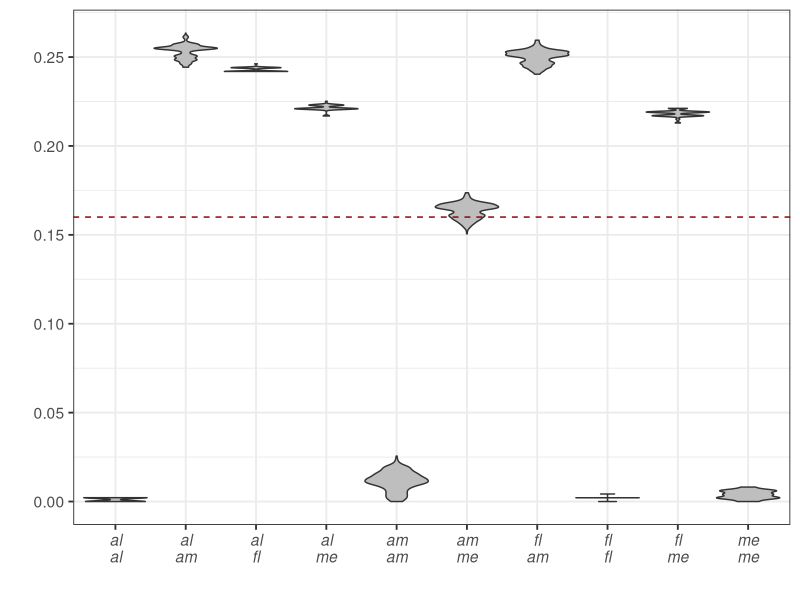
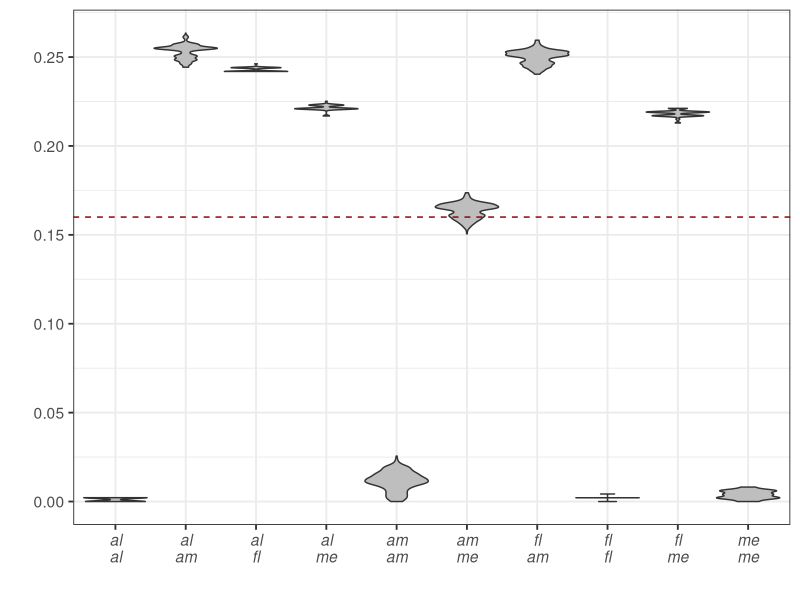

R code for these plots, in order:
## Packages used
# ## for networks (first row of panels)
# library(phangorn) ## required for tanggle to read networks
# library(tanggle) ## plot networks
# library(dplyr) ## for table rearrangement
# #library(ggpubr) ## to combine plots
# library(cowplot) ## kinda works better to combine plots
# library(ggrastr) ## to rasterize points and reduce svg size!
## for diversity metrics (second row of panels)
library(reshape2) ## for melt
library(matrixcalc) #triangular matrix for lower.triangle
library(ggplot2)

  ## read matrix and make it triangular
  table <- read.csv("omm.patristic.ed.csv", row.names = 1)
  table <- lower.triangle(as.matrix(table))
  print(max(table))
  ## put  back zeroes
  table[is.na(table)] <- 0
  table <- as.matrix(table)
  ## print max value for information
  print(max(table))
  ## melt to long format
  table_long <- melt(table)
  ## retain only meaningful values (no self-comparisons)
  table_long <- table_long[table_long$value > 0, ]
  ## get first and second letters
  table_long$first <- unlist(sapply(strsplit(x = as.character(table_long$Var1), split = "_"), FUN = function(x) {x[3]}))
  table_long$second <- unlist(sapply(strsplit(x = as.character(table_long$Var2), split = "_"), FUN = function(x) {x[3]}))
  print(head(table_long$first))
  ## group = biological species
  ## assembl labels for the x axis (two-line and SW == WS etc)
  table_long$group <- paste(substr(table_long$first, 1, 2), substr(table_long$second, 1, 2), sep = "\n")
  
  table_long$group[table_long$group == "fl\nal"] <- "al\nfl"
  table_long$group[table_long$group == "am\nal"] <- "al\nam"
  table_long$group[table_long$group == "me\nal"] <- "al\nme"
  table_long$group[table_long$group == "am\nfl"] <- "fl\nam"
  table_long$group[table_long$group == "me\nfl"] <- "fl\nme"
  table_long$group[table_long$group == "me\nam"] <- "am\nme"
  
  ## let's make sure we don't run the same comparisons twice
  print(paste("number of comparisons", nrow(table_long))) 
  ## get statistics
  message("min values")
  print(tapply(table_long$value, table_long$group, min))
  message("median values")
  print(tapply(table_long$value, table_long$group, median))
  message("max values")
  print(tapply(table_long$value, table_long$group, max))
  
  ## now to plotting
  ggplot(table_long, aes(x=group, y=value)) +
    #stat_summary(fun=median, geom="crossbar", linewidth=.25, color="blue") + 
    #geom_jitter(size=0.5, alpha=0.1, width=.25) + ## optinal: points
    ## decided on violins
    ## area proportional to # of observations and width to make larger
    geom_violin(fill = "grey", scale = "width") + ##maybe #, scale = "count") + 
    #geom_boxplot(box.color = "transparent", outlier.alpha = 0) + ## also boxplots possible
    expand_limits(y=c(0, 0.26)) + ## enforce equal limits
    #scale_x_discrete(limits = rev) + ## reverse x scales (W, S, E, C)
    scale_y_continuous(n.breaks=6) + ## enforce y axis ticks
    xlab("") + ylab("") + ## get rid of useless axis labels
    theme_bw(base_size = 14) + ## bigger fonts
    #theme(plot.title = element_text(hjust=0.5, size=14))  + ## center title
    geom_hline(yintercept = 0.16, linetype = "dashed", col="darkred") +
    theme(axis.text.x = element_text(face = "italic"))


## if using points might need to rasterize to get adequate file size
#myplot <- rasterize(myplot, layer = c("Jitter"), dpi=300)


ggsave("patrdist.svg", width=5, height=4, device=svg)
